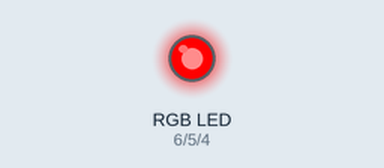
This sketch was run on a simulated Arduino Uno, built with avr-gcc and run on an emulated ATmega328P. On the bench: an RGB LED mixed from three pins (HIGH = lit).

Above: at 0.05 s.
At 3.95 s:
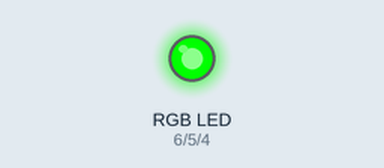
At 5.95 s:
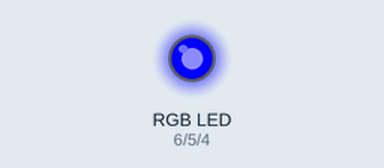
At 7.95 s:
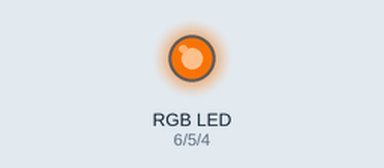
At 12.05 s:
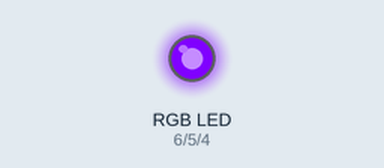
At 15.95 s:
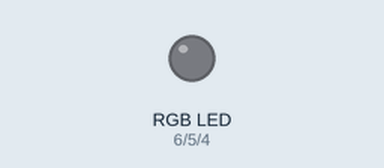
Timing chart, 0 to 20.8 s (numbered marks = the images above):
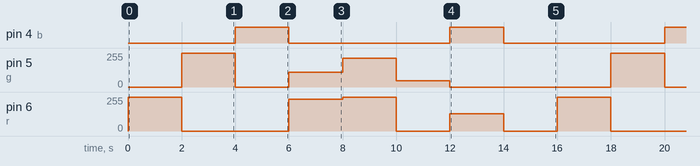

Measured:
- by itself, pin 4 (b): alternates HIGH for 2.0 s and LOW for 6.0 s
- by itself, pin 5 (g): repeats every 16.0 s: 0/255 2.0 s, 109/255 2.0 s, 215/255 2.0 s, 46/255 2.0 s, 0/255 6.0 s, 255/255 2.0 s
- by itself, pin 6 (r): repeats every 16.0 s: 0/255 4.0 s, 237/255 2.0 s, 255/255 2.0 s, 0/255 2.0 s, 128/255 2.0 s, 0/255 2.0 s, 255/255 2.0 s

The sketch:

rgb.ino
```cpp
int r = 6, g = 5, b= 4;


void setup() {

  pinMode(r, OUTPUT);
  pinMode(g, OUTPUT);
  pinMode(b, OUTPUT);
}

void colore(unsigned char cr, unsigned char cg, unsigned char cb){
  analogWrite(r,cr);
  analogWrite(g,cg);
  analogWrite(b,cb);
}

void loop() {
  // put your main code here, to run repeatedly:
   colore(255, 0, 0); // lancia la routine colore, con il parametro rosso a 255, il verde a 0
 // ed il blu a 0 (accende il rosso)
 delay(2000); // aspetta 2 secondi prima di accendere il successivo colore
 colore(0,255, 0); // lancia la routine colore ed accende il verde
 delay(2000); // aspetta 2 secondi
 colore(0, 0, 255); // accende il blu
 delay(2000);
 colore(237,109,0); // accende l’arancione (237 di rosso e 109 di verde)
 delay(2000);
 colore(255,215,0); // accende il giallo (255 di rosso e 215 di verde)
 delay(2000);
 colore(0,46,90); // accende l’indaco (46 di verde e 90 di blu)
 delay(2000);
 colore(128,0,128); // accende il viola (128 di rosso e 128 di blu)
 delay(2000);
 colore(0,0,0); // spegne tutto e ricomincia
 delay(2000);
}
```
